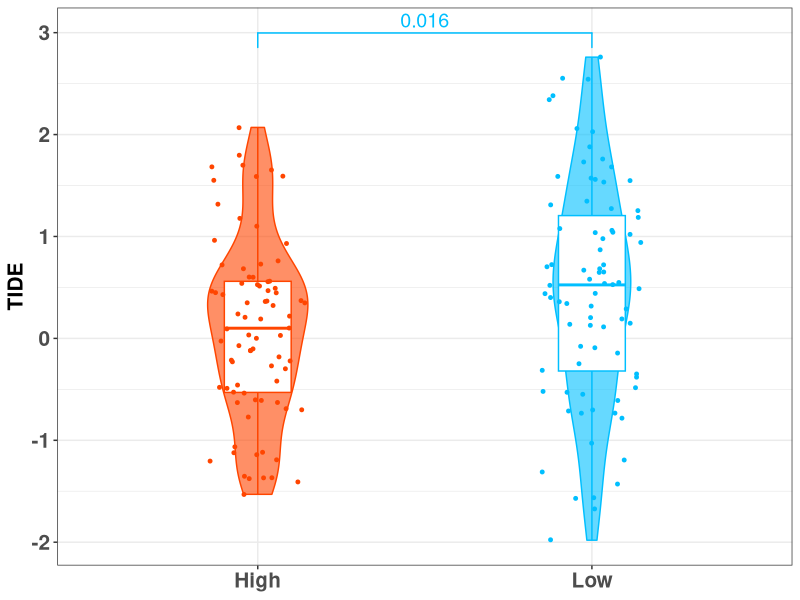
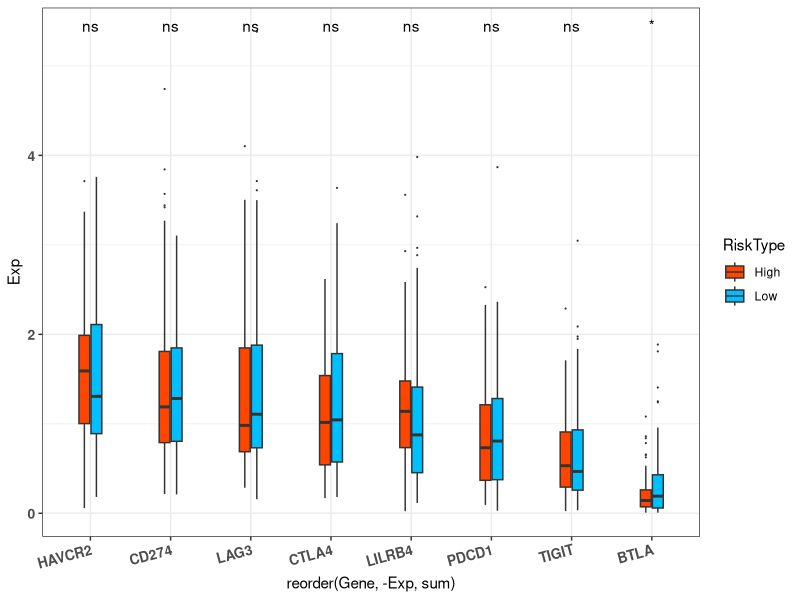

These charts were generated, in order, by the following R code:
library(ggplot2)
library(ggpubr)
##########################################################################################
# 画两组TIDE得分的箱线图
TIDE_df = read.table("./ESCA_TIDE_result.txt", header=T, sep="\t")
TIDE_df = subset(TIDE_df, select=c("ID", "TIDE"))
risk_df = read.table("./riskscore_phenotype.txt", header=T, sep="\t")
risk_df = subset(risk_df, select=c("ID", "RiskType"))
df = merge(x=TIDE_df, y=risk_df, by="ID")
write.table(df, "./TIDE_boxplot.txt", col.names=T, row.names=T, quote=F, sep="\t")
p = ggplot(df, aes(x=RiskType, y=TIDE, fill=RiskType, color=RiskType))+
scale_color_manual(values=c("orangered", "deepskyblue"))+
scale_fill_manual(values=c("orangered", "deepskyblue"))+
geom_violin(width=0.3, alpha=0.6)+
geom_boxplot(width=0.2, fill="white")+
geom_jitter(width=0.15, shape=21, size=1, aes(fill=RiskType))+
geom_signif(comparisons=list(c("Low", "High")), textsize=5, test=wilcox.test, step_increase=0.2, map_signif_level=F)+
theme_bw()+
theme(axis.text=element_text(size=15, face="bold"), axis.title.y=element_text(size=15, face="bold"), axis.title.x=element_blank(), legend.position="none")
ggsave("TIDE_boxplot.pdf", p, width=6, height=6)
###########################################################################################
# 画两组免疫检查点基因的箱线图
df = read.table("./ESCA_checkpoint_boxplot.txt", header=T, sep="\t")
p = ggplot(df, aes(x=reorder(Gene, -Exp, sum), y=Exp, fill=RiskType))+
scale_fill_manual(values=c("orangered", "deepskyblue"))+
geom_boxplot(outlier.size=0.1, width=0.3)+
theme_bw()+
stat_compare_means(aes(group=RiskType), label="p.signif", method="t.test")+
theme(axis.text.x=element_text(angle=15, hjust=1, face="bold", size=10), axis.text.y=element_text(face="bold", size=10))
ggsave("ESCA_checkpoint_boxplot.pdf", p, width=6, height=6)






